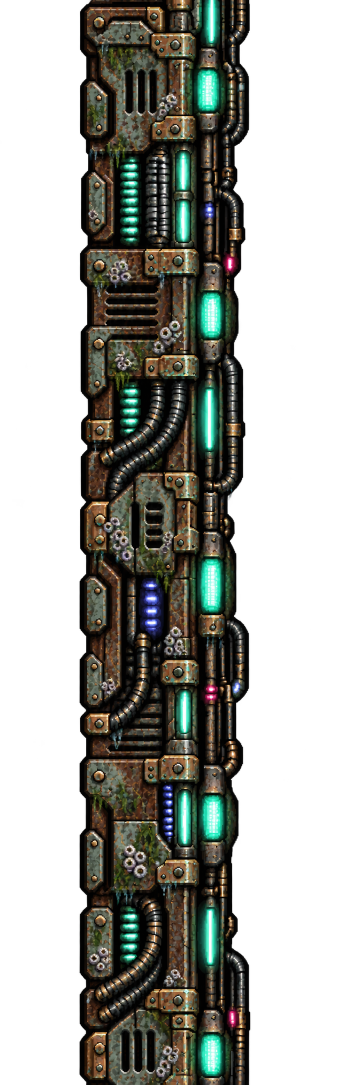
#> input picture Pause/Assets/Art/Worlds/Tide/rails~/tide_first_edit.png, 725 x 2169 px (shown at 1/2 size)
$ python build_rail.py
#> lines starting #> are read from the running program, lines starting #| are printed output that depends on the picture; after the words box and inside, x2 and y2 are one past the last pixel; in counts of white or black regions, pixels touching at a corner belong together
#> in main, first is the input picture: shape (2169, 725, 4); mean R, G, B, A 25.9, 27, 21.6, 110.7
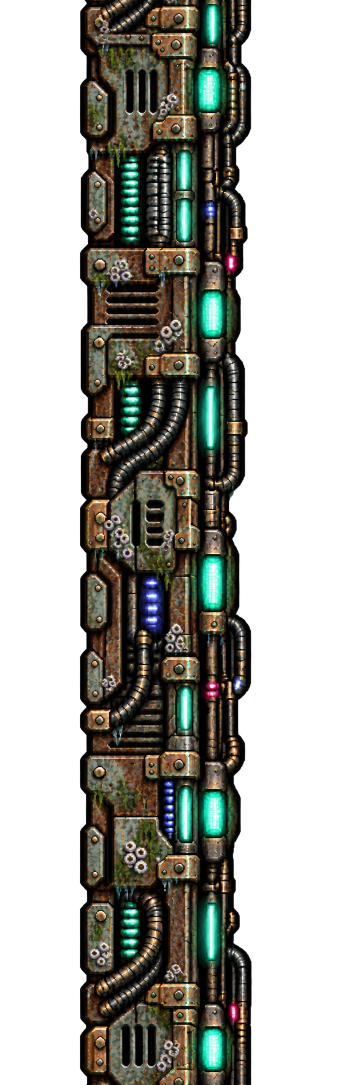
#> input picture Pause/Assets/Art/Worlds/Tide/rails~/tide_seam_edit.png, 725 x 2170 px (shown at 1/2 size)
#> in main, seam is the input picture: shape (2170, 725, 4); mean R, G, B, A 29, 29.5, 23.2, 112.1
"""Compose the image-edit seam strips and export the Tide rail."""

from pathlib import Path

import numpy as np
from PIL import Image


HERE = Path(__file__).resolve().parent
OUT = HERE.parents[2] / "Resources/Worlds/Tide/rail_tide_wide_v1.png"


def rgb_to_hsv(rgb):
    rgb = rgb.astype(np.float32) / 255.0
    hi = rgb.max(axis=2)
    lo = rgb.min(axis=2)
    delta = hi - lo
    sat = np.divide(delta, hi, out=np.zeros_like(hi), where=hi > 0)
    hue = np.zeros_like(hi)
    live = delta > 0
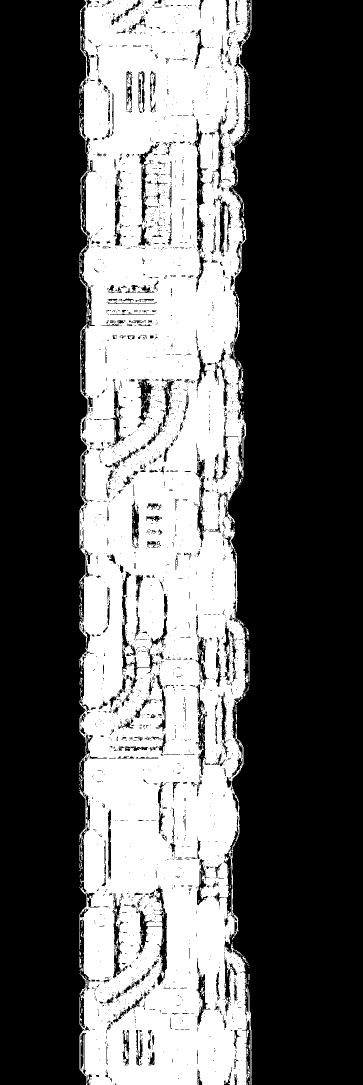
#> live: shape (2170, 725) bool (shown at 1/2 size); 39% white; 717 white regions (676 under 20 px), largest, box (x1, y1, x2, y2) and area: (159, 0, 503, 2170) 608969, (497, 1305, 499, 1363) 111, (465, 377, 486, 407) 85
    r = (hi == rgb[:, :, 0]) & live
#> r: shape (2170, 725) bool; 23% white; 2783 white regions (2459 under 20 px), largest, box (x1, y1, x2, y2) and area: (159, 307, 503, 2170) 252762, (159, 0, 440, 406) 45984, (395, 398, 492, 613) 9636
    g = (hi == rgb[:, :, 1]) & live & ~r
#> g: shape (2170, 725) bool; 14.1% white; 4968 white regions (4458 under 20 px), largest, box (x1, y1, x2, y2) and area: (198, 71, 329, 493) 15657, (347, 1541, 475, 1717) 13645, (222, 1640, 342, 1941) 11464
    b = live & ~r & ~g
#> b: shape (2170, 725) bool; 2% white; 3942 white regions (3712 under 20 px), largest, box (x1, y1, x2, y2) and area: (273, 1152, 329, 1282) 5348, (321, 1564, 348, 1687) 2255, (398, 400, 432, 444) 1019
    hue[r] = ((rgb[:, :, 1][r] - rgb[:, :, 2][r]) / delta[r]) % 6
    hue[g] = (rgb[:, :, 2][g] - rgb[:, :, 0][g]) / delta[g] + 2
#> hue: shape (2170, 725) float32; min 0, max 5.98, mean 0.453
    hue[b] = (rgb[:, :, 0][b] - rgb[:, :, 1][b]) / delta[b] + 4
#> hue: shape (2170, 725) float32; min 0, max 5.98, mean 0.527
    return (hue * 60) % 360, sat, hi


def hsv_to_rgb(hue, sat, val):
    h = hue / 60.0
    chroma = val * sat
    second = chroma * (1 - np.abs(h % 2 - 1))
    low = val - chroma
    out = np.empty((*hue.shape, 3), dtype=np.float32)
    for sector, channels in enumerate(((chroma, second, 0), (second, chroma, 0),
                                       (0, chroma, second), (0, second, chroma),
                                       (second, 0, chroma), (chroma, 0, second))):
        use = np.floor(h).astype(np.int8) == sector
        for channel, part in enumerate(channels):
            out[:, :, channel][use] = part[use] if isinstance(part, np.ndarray) else part
    return np.uint8(np.clip(np.rint((out + low[:, :, None]) * 255), 0, 255))


def main():
    first = np.asarray(Image.open(HERE / "tide_first_edit.png").convert("RGBA"))
    seam = np.asarray(Image.open(HERE / "tide_seam_edit.png").convert("RGBA"))
    assert first.shape == (2169, 725, 4)
    assert seam.shape == (2170, 725, 4)

    # The image edit changed some center texels. Restore the first edit's middle
    # 90% exactly, while retaining the generated seam strips at both ends.
    result = seam.copy()
    result[109:2060] = first[109:2060]

    # Re-map warm copper to muted rust brown, algae away from lime, and a few
    # accidental cyan flecks into the intended mint family. Preserve violet and pink.
    hue, sat, val = rgb_to_hsv(result[:, :, :3])
    active = (result[:, :, 3] > 0) & (sat > 0.08) & (val > 0.08)
#> active: shape (2170, 725) bool; 28.8% white; 1322 white regions (1073 under 20 px), largest, box (x1, y1, x2, y2) and area: (170, 0, 452, 482) 57166, (169, 497, 399, 873) 49655, (269, 945, 399, 1319) 30804
    brown = active & (hue < 60)
#> brown: shape (2170, 725) bool; 15.9% white; 1662 white regions (1129 under 20 px), largest, box (x1, y1, x2, y2) and area: (169, 1510, 399, 1640) 11641, (184, 559, 345, 699) 9253, (169, 1111, 243, 1400) 8750
    hue[brown] = np.clip(hue[brown], 20, 24)
#> hue: shape (2170, 725) float32; min 0, max 358.9, mean 30.3
    sat[brown] = np.minimum(sat[brown], 0.43)
#> sat: shape (2170, 725) float32; min 0, max 1, mean 0.164
    val[brown] = np.minimum(val[brown], 0.69)
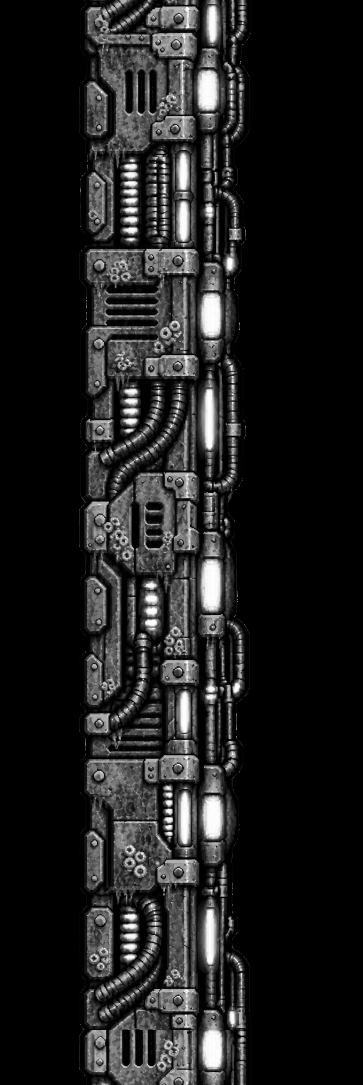
#> val: shape (2170, 725) float32 (shown at 1/2 size); min 0, max 1, mean 0.121
    algae = active & (hue >= 60) & (hue < 125)
#> algae: shape (2170, 725) bool; 6.1% white; 3702 white regions (3326 under 20 px), largest, box (x1, y1, x2, y2) and area: (200, 93, 329, 337) 7774, (219, 2013, 339, 2170) 6025, (225, 1642, 344, 1788) 5513
    hue[algae] = 132
#> hue: shape (2170, 725) float32; min 0, max 358.9, mean 33.1
    sat[algae] = np.minimum(sat[algae], 0.54)
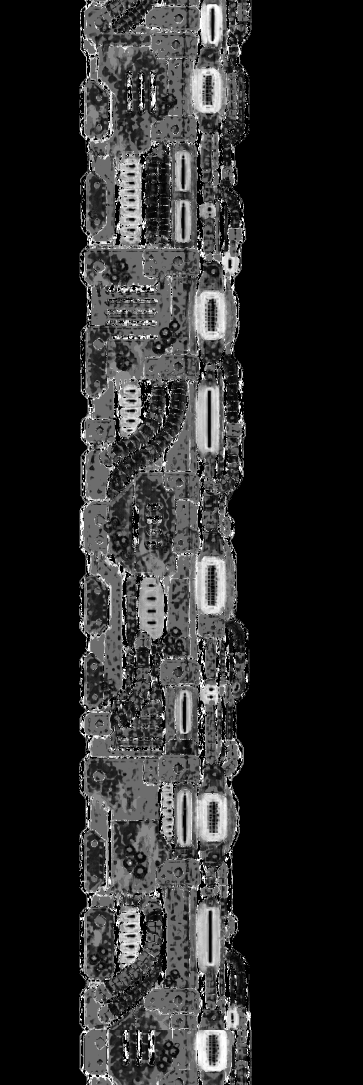
#> sat: shape (2170, 725) float32 (shown at 1/2 size); min 0, max 1, mean 0.163
    cyan = active & (hue >= 170) & (hue <= 186)
#> cyan: shape (2170, 725) bool; 0.49% white in thin lines or dots, all inside (x1, y1, x2, y2) = (161, 0, 492, 2169)
    hue[cyan] = 159
#> hue: shape (2170, 725) float32; min 0, max 358.9, mean 33
    result[:, :, :3] = hsv_to_rgb(hue, sat, val)
#> in hsv_to_rgb, `second = chroma * (1 - np.abs(h % 2 - 1))`:
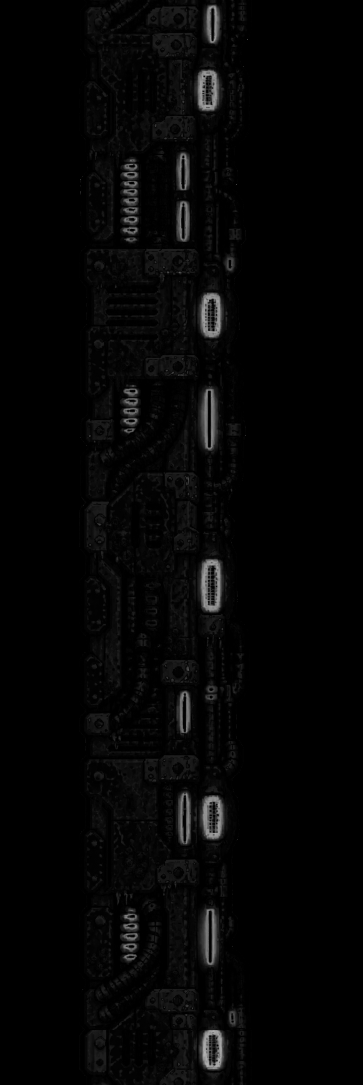
#> second: shape (2170, 725) float32 (shown at 1/2 size); min 0, max 1, mean 0.021
#> the loop in hsv_to_rgb, `for sector, channels in enumerate(((chroma, second, 0), (second, chrom..` made 6 passes
#> pass 1, in hsv_to_rgb, `use = np.floor(h).astype(np.int8) == sector`:
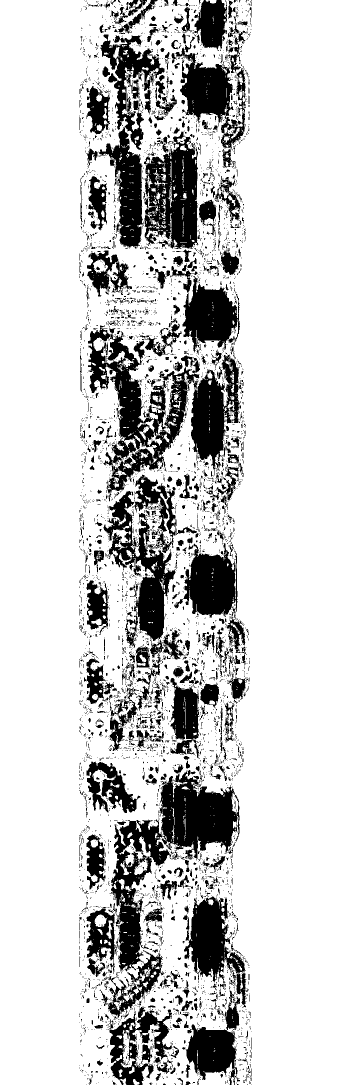
#> use: shape (2170, 725) bool (shown at 1/2 size); 81.4% white; 5450 black regions (4853 under 20 px), largest, box (x1, y1, x2, y2) and area: (216, 1541, 479, 2036) 35403, (176, 651, 480, 1003) 35311, (173, 69, 329, 497) 18742

    # One-pixel stepped edge, no partially transparent dark exterior halo.
    result[:, :, 3] = np.where(result[:, :, 3] >= 128, 255, 0)
    result[result[:, :, 3] == 0, :3] = 0
#> result: shape (2170, 725, 4); mean R, G, B, A 25.1, 26.8, 22.9, 111.7

    # The edit kept the vent holes visually black but opaque. Open their dark
    # interiors to the backdrop, retaining the 1-2 px metal lips and bevels.
    cutouts = (
        (236, 132, 253, 214), (260, 132, 277, 214), (284, 132, 301, 214),
        (198, 548, 304, 568), (198, 571, 304, 591), (198, 595, 304, 614),
        (275, 964, 308, 985), (275, 988, 308, 1012), (275, 1016, 308, 1041),
        (240, 2059, 255, 2132), (266, 2059, 282, 2132), (291, 2059, 307, 2132),
    )
    for x0, y0, x1, y1 in cutouts:
        area = result[y0:y1, x0:x1]
        dark = area[:, :, :3].max(axis=2) < 31
        area[dark] = 0

    # Force equal wrap scanlines. Only the final few rows are affected; the
    # generated seam edit already supplies the broader top/bottom treatment.
    for offset in range(4):
        weight = (offset + 1) / 4
        y = result.shape[0] - 4 + offset
        target = result[0].astype(np.float32)
        source = result[y].astype(np.float32)
        result[y, :, :3] = np.rint(source[:, :3] * (1 - weight) + target[:, :3] * weight).astype(np.uint8)
        if offset >= 2:
            result[y, :, 3] = result[0, :, 3]
        result[y, result[y, :, 3] == 0, :3] = 0
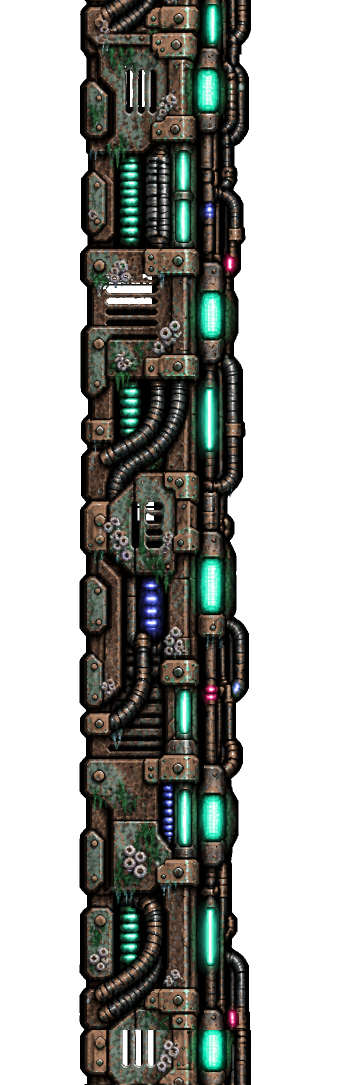
#> result: shape (2170, 725, 4) (shown at 1/2 size); mean R, G, B, A 25.1, 26.8, 22.9, 110.7; transparent parts drawn white
    tail_hue, tail_sat, tail_val = rgb_to_hsv(result[-4:, :, :3])
    tail_brown = (tail_hue >= 15) & (tail_hue <= 28) & (tail_sat > .44)
    tail_sat[tail_brown] = .42
    result[-4:, :, :3] = hsv_to_rgb(tail_hue, tail_sat, tail_val)
#> the loop in hsv_to_rgb (call 2), `for sector, channels in enumerate(((chroma, second, 0), (second, chrom..` made 6 passes
#> result: shape (2170, 725, 4); under 0.01% of pixels changed, all inside (x1, y1, x2, y2) = (179, 2166, 450, 2170)
    result[-1] = result[0]
#> result: shape (2170, 725, 4); mean R, G, B, A 25.1, 26.8, 22.9, 110.7

    OUT.parent.mkdir(parents=True, exist_ok=True)
    Image.fromarray(result, "RGBA").save(OUT, optimize=True)
    print(OUT)


if __name__ == "__main__":
    main()
